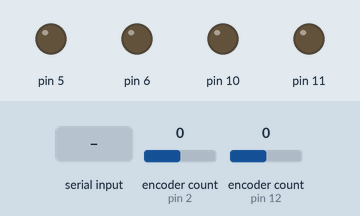
This sketch was run on a simulated Arduino Uno, built with avr-gcc and run on an emulated ATmega328P. Shown: output pins drawn as LEDs (lit = HIGH). Inputs (shaded band) come from the test bench; at power-on: encoder count (sensors on pin 2, pin 12) 0. What the sketch prints to the serial monitor is not drawn.

Above: at 0.15 s.
At 1.2 s:
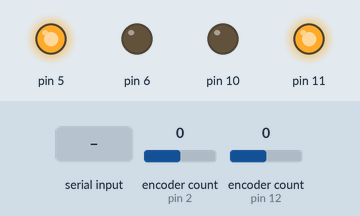
1.3 s: encoder count (sensor on pin 2) set to 4
4.3 s: encoder count (sensor on pin 12) set to 1
7.3 s: "1" received over Serial
10.3 s: encoder count (sensor on pin 2) set to 5
13.3 s: encoder count (sensor on pin 12) set to 2
14.8 s: encoder count (sensor on pin 2) set to 9
Timing chart, 0 to 17.8 s (numbered marks = the images above; inputs shaded):
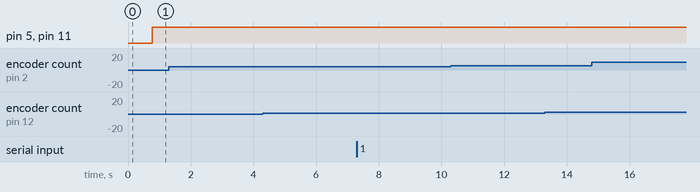

The sketch:

radius_demo.ino
```cpp
#include <Encoder.h>

#include <util/atomic.h>

volatile int pos_i = 0;
volatile float velocity_i = 0;
volatile long prevT_i = 0;

volatile int pos_i_b = 0;
volatile float velocity_i_b = 0;
volatile long prevT_i_b = 0;

long prevT = 0;
int posPrev = 0;
float v1Filt = 0;
float v1Prev = 0;

long prevT_b = 0;
int posPrev_b = 0;
float v1Filt_b = 0;
float v1Prev_b = 0;

int dir=0;
int dir_b=0;
float u=0;
float u_b=0;
int count1=0;
int count2=0;
float vt=20;
float vt_b=20;
Encoder knobLeft(12, 13);
Encoder knobRight(2, 3);
  int k=-1;
int y=0;
int ctr=0;
float eintegral = 0;
float eintegral_b = 0;
void setup() {
  // put your setup code here, to run once:

  Serial.begin(250000);
  //Encdoer 1
pinMode(12,INPUT);
pinMode(13,INPUT);
//Encoder 2
pinMode(2,INPUT);
pinMode(3,INPUT);
//Motor1
pinMode(11,OUTPUT);
pinMode(10,OUTPUT);
//Motor 2
pinMode(5,OUTPUT);
pinMode(6,OUTPUT);

//attachInterrupt(digitalPinToInterrupt(ENCA),
 //                 readEncoder,RISING);

}
long positionLeft  = -999;
long positionRight = -999;

void loop() {

   long newLeft, newRight;
  //MOTOR 1
   int pos = 0;
   float velocity2 = 0;
    ATOMIC_BLOCK(ATOMIC_RESTORESTATE){
    pos = pos_i;
    velocity2 = velocity_i;
    }

  newLeft = knobLeft.read();

  //MOTOR 1
  if (newLeft != positionLeft) {

    positionLeft = newLeft;

  }

  //MOTOR 2
   int pos_b = 0;
   float velocity2_b = 0;
    ATOMIC_BLOCK(ATOMIC_RESTORESTATE){
    pos_b = pos_i_b;
    velocity2_b = velocity_i_b;

  }
  newRight = knobRight.read();

  //MOTOR2
    if (newRight != positionRight) {

    positionRight = newRight;

  }

  // if a character is sent from the serial monitor,
  // reset both back to zero.

// Compute velocity with method 1
  pos=newLeft;
  pos_b=newRight;

  //MOTOR 1
  if (newLeft != positionLeft) {

    positionLeft = newLeft;

  }
  //MOTOR2
    if (newRight != positionRight) {

    positionRight = newRight;

  }

  // if a character is sent from the serial monitor,
  // reset both back to zero.
  if (Serial.available()) {
    Serial.read();
    Serial.println("Reset both knobs to zero");
    knobLeft.write(0);
    knobRight.write(0);
  }
// Compute velocity with method 1
  pos=newLeft;
  pos_b=newRight;
//MOTOR 1
  long currT = micros();
  float deltaT = ((float) (currT-prevT))/1.0e6;
  float velocity1 = (pos - posPrev)/deltaT;
  posPrev = pos;
  prevT = currT;
  //Serial.print("Position");
  //Serial.println(pos);

//MOTOR 2
  long currT_b = micros();
  float deltaT_b = ((float) (currT_b-prevT_b))/1.0e6;
  float velocity1_b = (pos_b - posPrev_b)/deltaT_b;
  posPrev_b = pos_b;
  prevT_b = currT_b;
  //Serial.print("Position");
  //Serial.println(pos_b);

  // Convert count/s to RPM

  float v1=velocity1/3000.0*22.28;

  float v1_b=velocity1_b/3000.0*22.28;

  // Low-pass filter (25 Hz cutoff)
  v1Filt = 0.854*v1Filt + 0.0728*v1 + 0.0728*v1Prev;
  v1Prev = v1;
  v1Filt_b = 0.854*v1Filt_b + 0.0728*v1_b + 0.0728*v1Prev_b;
  v1Prev_b = v1_b;


  int x=0;
  float radius=50;
  float seconds=10;
  int circle_direction =1;

  //CW rotation (direction 0)
  if (circle_direction)
  {
    vt=2*radius*2*3.141592/seconds;
    vt_b=2*(radius+14)*2*3.141592/seconds;

  }
  //CCW rotation
  else
  {
    vt=2*(radius+14)*2*3.141592/seconds;
    vt_b=2*radius*2*3.141592/seconds;
  }

vt=20;
vt_b=20;
  //float vt=30*2;

  // Compute the control signal u
  //MOTOR 1
  float kp = 5;
  float ki = 10;
  float e = vt-v1Filt;
  if(u!=255)
    eintegral = eintegral + e*deltaT;

  u = kp*e + ki*eintegral;

  //MOTOR 2
  float kp_b = 5;
  float ki_b = 10;
  float e_b = vt_b-v1Filt_b;

  if(u_b!=255)
  eintegral_b = eintegral_b + e_b*deltaT_b;

  u_b = kp_b*e_b + ki_b*eintegral_b;

  ctr++;
/*
  if(ctr%200==0)
  {
     k*=-1;
  }
  if(k<0)
  {
    y=0;
  }
  else
  {
    y=255;
  }
    */
    /*****
  if (u<0){
    u = 0;
  }
  if (u>255){
    u = 255;
  }

  if (u_b<0){
    u_b = 0;
  }
  if (u_b>255){
    u_b = 255;
  }

  ***/
  if (u<0){
    dir=1;
    u*=-1;
  }
  else
  {
    dir=0;
  }

  if (u>255){
    u = 255;
  }

  if (u_b<0){
    dir_b=0;
    u_b *=-1;
  }
  else
  {
    dir_b=1;
  }
  if (u_b>255){
    u_b = 255;
  }


  //Serial.print("u ");
  //Serial.println(u);

  if(dir)
  {

    analogWrite(6,u);
    analogWrite(5,0);
  }
   else
  {
    analogWrite(6,0);
    analogWrite(5,u);
  }
  //Serial.print("u_b ");
  //Serial.println(u_b);

  if(dir_b)
  {
    analogWrite(11,u_b);
    analogWrite(10,0);
  }

  else
  {
    analogWrite(11,0);
    analogWrite(10,u_b);
  }
  /*
      analogWrite(6,0);
    analogWrite(5,u);
     analogWrite(9,u_b);
    analogWrite(10,0);
  */

  Serial.print(v1Filt);
  Serial.print(',');
  Serial.print(vt);
  Serial.print(',');
  //Serial.print(u/5);
  //Serial.print(',');


  Serial.print(v1Filt_b);
  Serial.print(',');
  Serial.print(vt);
  Serial.print(',');
  //Serial.print(u_b/5);
  //Serial.print(',');


  Serial.print(-50);
  Serial.print(',');
  Serial.print(150);
Serial.print(',');
Serial.print(newLeft);
Serial.print(',');
Serial.print(newRight);
Serial.print(',');

  Serial.println();

}
/*void readEncoder(){
  // Read encoder B when ENCA rises
  int b = digitalRead(ENCB);
  int increment = 0;
  if(b>0){
    // If B is high, increment forward
    increment = 1;
  }
  else{
    // Otherwise, increment backward
    increment = -1;
  }
  pos_i = pos_i + increment;
  */
```
